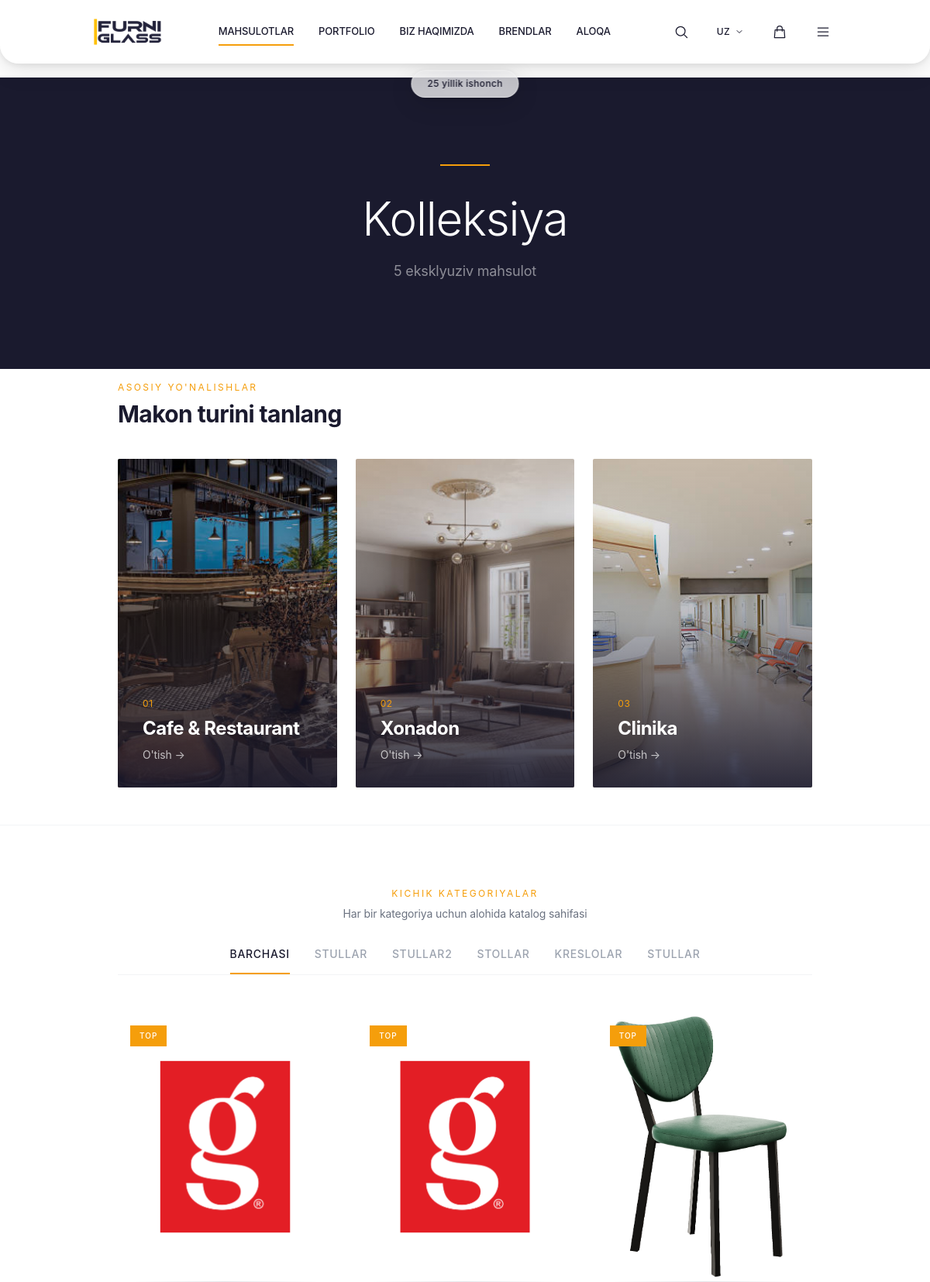
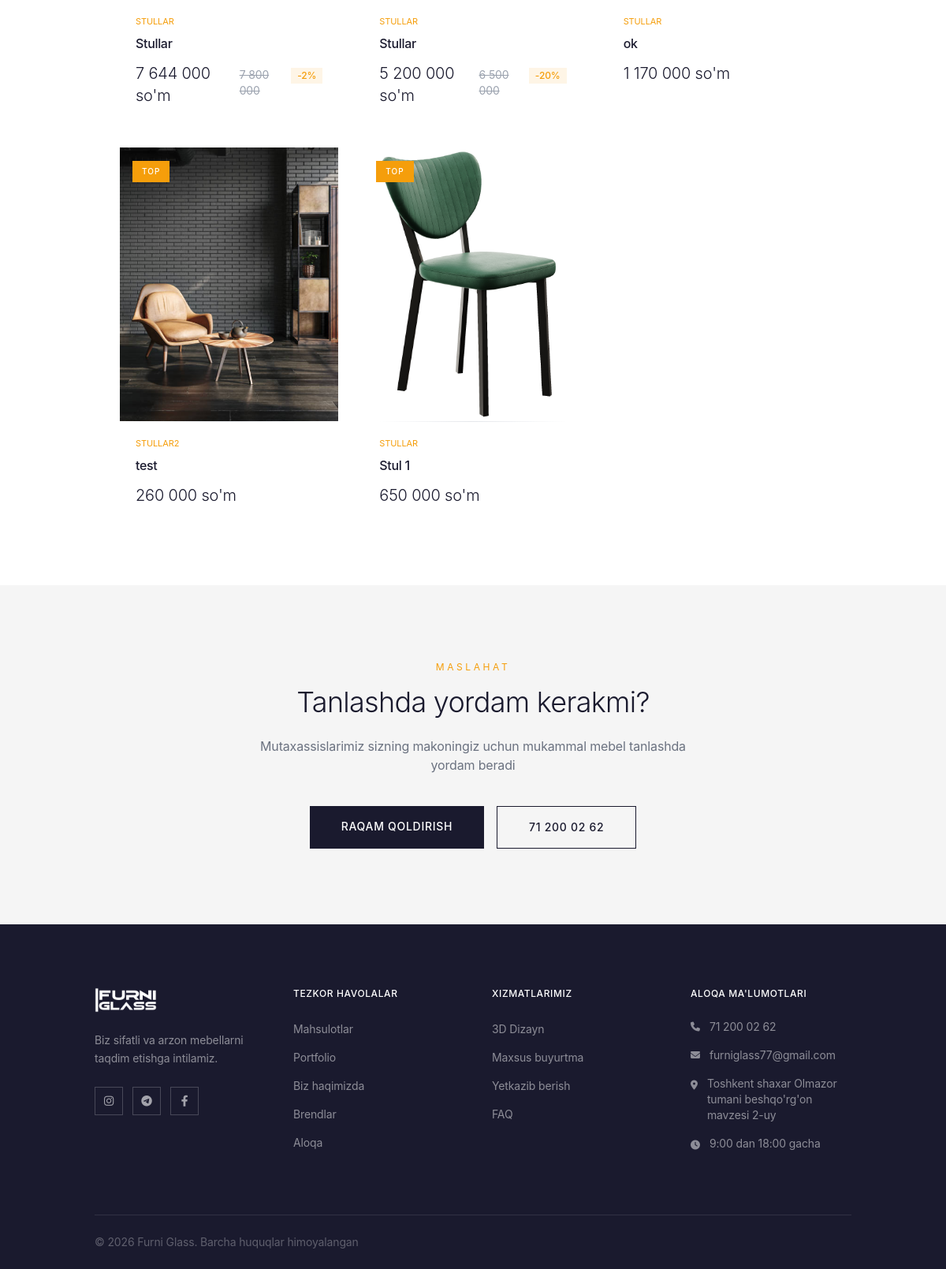
Page /products on the committed database (2 pictures, top to bottom).
### models.py (models this page shows, shortened)
class MainCategory(db.Model):
    id = db.Column(db.Integer, primary_key=True)
    name_uz = db.Column(db.String(200), nullable=False)
    name_ru = db.Column(db.String(200))
    name_en = db.Column(db.String(200))
    slug = db.Column(db.String(100), unique=True, nullable=False)
    description_uz = db.Column(db.Text)
    description_ru = db.Column(db.Text)
    description_en = db.Column(db.Text)
    image = db.Column(db.String(200))
    icon = db.Column(db.String(100))  # Icon nomi yoki path
    order = db.Column(db.Integer, default=0)
    created_at = db.Column(db.DateTime, default=datetime.utcnow)
    categories = db.relationship('Category', backref='main_category', lazy=True)
    reviews = db.relationship('Review', backref='main_category', lazy=True)
    def get_name(self, lang='uz'):
        if lang == 'ru' and self.name_ru:
            return self.name_ru
        elif lang == 'en' and self.name_en:
            return self.name_en
        return self.name_uz

class Category(db.Model):
    id = db.Column(db.Integer, primary_key=True)
    name = db.Column(db.String(100), nullable=False)
    name_uz = db.Column(db.String(100), nullable=False)
    name_ru = db.Column(db.String(100))  # Avtomatik tarjima
    name_en = db.Column(db.String(100))  # Avtomatik tarjima
    slug = db.Column(db.String(100), unique=True, nullable=False)
    image = db.Column(db.String(200))
    main_category_id = db.Column(db.Integer, db.ForeignKey('main_category.id'), nullable=True)
    products = db.relationship('Product', backref='category', lazy=True)
    def get_name(self, lang='uz'):
        if lang == 'ru' and self.name_ru:
            return self.name_ru
        elif lang == 'en' and self.name_en:
            return self.name_en
        return self.name_uz or self.name

class Product(db.Model):
    id = db.Column(db.Integer, primary_key=True)
    name = db.Column(db.String(200), nullable=False)
    name_uz = db.Column(db.String(200), nullable=False)
    name_ru = db.Column(db.String(200))  # Avtomatik tarjima
    name_en = db.Column(db.String(200))  # Avtomatik tarjima
    description = db.Column(db.Text)
    description_uz = db.Column(db.Text)
    description_ru = db.Column(db.Text)  # Avtomatik tarjima
    description_en = db.Column(db.Text)  # Avtomatik tarjima
    price = db.Column(db.Float, nullable=False)
    price_som = db.Column(db.Integer)  # exact so'm, preferred for display/calculation
    discount = db.Column(db.Integer, default=0)  # Chegirma foizi (0-100)
    size = db.Column(db.String(100))
    material = db.Column(db.String(100))
    material_uz = db.Column(db.String(100))
    material_ru = db.Column(db.String(100))  # Avtomatik tarjima
    material_en = db.Column(db.String(100))  # Avtomatik tarjima
    category_id = db.Column(db.Integer, db.ForeignKey('category.id'), nullable=False)
    is_bestseller = db.Column(db.Boolean, default=False)
    warranty = db.Column(db.String(50))
    warranty_uz = db.Column(db.String(50))
    images = db.Column(db.Text)  # JSON string of image paths
    colors = db.Column(db.Text)  # JSON string of color options: [{"name": "Qora", "hex": "#1a1a2e"}, ...]
    created_at = db.Column(db.DateTime, default=datetime.utcnow)
    def get_name(self, lang='uz'):
        if lang == 'ru' and self.name_ru:
            return self.name_ru
        elif lang == 'en' and self.name_en:
            return self.name_en
        return self.name_uz or self.name
    def get_discounted_price(self):
        if self.discount and self.discount > 0:
            return self.price * (1 - self.discount / 100)
        return self.price
    def get_discounted_price_som(self):
        if self.price_som is None:
            return None
        if self.discount and self.discount > 0:
            return int(round(self.price_som * (1 - self.discount / 100)))
        return int(self.price_som)

### app.py (the view, shortened to what this page needs)
@app.route('/products')
def products():
    category_id = request.args.get('category', type=int)
    if category_id:
        cat = Category.query.get(category_id)
        if cat and cat.slug:
            return redirect(url_for('category_detail', slug=cat.slug), code=301)
    min_price = request.args.get('min_price', type=float)
    max_price = request.args.get('max_price', type=float)
    material = request.args.get('material')
    size = request.args.get('size')
    search_query = request.args.get('q', '').strip()
    query = Product.query
    rate = get_exchange_rate()
    if min_price:
        query = query.filter(Product.price >= (min_price / rate))
    if max_price:
        query = query.filter(Product.price <= (max_price / rate))
    if material:
        query = query.filter(Product.material.contains(material))
    if size:
        query = query.filter(Product.size.contains(size))
    products = query.order_by(Product.created_at.desc()).all()
    categories = Category.query.order_by(Category.id.desc()).all()
    main_categories = MainCategory.query.order_by(MainCategory.order).all()
    materials = db.session.query(Product.material).distinct().all()
    sizes = db.session.query(Product.size).distinct().all()
    return render_template(
        'products.html',
        products=products,
        categories=categories,
        main_categories=main_categories,
        materials=[m[0] for m in materials if m[0]],
        sizes=[s[0] for s in sizes if s[0]],
        search_query=search_query,
        usd_rate=rate,
    )

### templates/products.html (shortened to what this page needs)
{% extends "base.html" %}
{% block content %}
<section class="bg-[#1a1a2e] py-20 lg:py-28">
    <div class="container mx-auto px-6 lg:px-16">
        <div class="max-w-4xl mx-auto text-center">
            <div class="inline-block h-[2px] w-16 bg-[#f59e0b] mb-8"></div>
            <h1 class="text-white text-4xl md:text-5xl lg:text-6xl font-light leading-[1.1] mb-6">
                {% if lang == 'ru' %}Коллекция{% elif lang == 'en' %}Collection{% else %}Kolleksiya{% endif %}
            </h1>
            <p class="text-white/50 text-lg">
                {{ products|length }} {% if lang == 'ru' %}эксклюзивных изделий{% elif lang == 'en' %}exclusive pieces{% else %}eksklyuziv mahsulot{% endif %}
            </p>
        </div>
    </div>
</section>
{% if main_categories %}
<section class="bg-white pt-4 pb-8 lg:pb-12 reveal-section revealed border-b border-gray-100">
    <div class="container mx-auto px-6 lg:px-16">
        <div class="max-w-3xl mb-8 lg:mb-10">
            <p class="text-[#f59e0b] text-xs tracking-[0.2em] uppercase mb-2">{% if lang == 'ru' %}Направления{% elif lang == 'en' %}Directions{% else %}Asosiy yo'nalishlar{% endif %}</p>
            <h2 class="text-2xl md:text-3xl font-bold text-[#1a1a2e] leading-tight">
                {% if lang == 'ru' %}Выберите тип пространства{% elif lang == 'en' %}Choose your space type{% else %}Makon turini tanlang{% endif %}
            </h2>
        </div>
        <div class="grid grid-cols-1 md:grid-cols-3 gap-4 lg:gap-6">
            {% for main_cat in main_categories %}
            <a href="/main-category/{{ main_cat.slug }}" class="category-card group relative aspect-[3/4] md:aspect-[2/3] rounded-sm">
                {% if main_cat.image %}
                <img src="/uploads/{{ main_cat.image }}" alt="{{ main_cat.get_name(lang) }}" class="absolute inset-0 w-full h-full object-cover">
                {% else %}
                <div class="absolute inset-0 bg-gradient-to-br from-[#1a1a2e] to-[#2d2d44]"></div>
                {% endif %}
                <div class="absolute inset-0 z-10 flex flex-col justify-end p-6 lg:p-8">
                    <span class="text-[#f59e0b] text-xs tracking-wider uppercase mb-2">0{{ loop.index }}</span>
                    <h3 class="text-xl md:text-2xl font-bold text-white mb-2">{{ main_cat.get_name(lang) }}</h3>
                    <span class="text-white/70 text-sm group-hover:text-[#f59e0b] transition-colors">{% if lang == 'ru' %}Перейти{% elif lang == 'en' %}Open{% else %}O'tish{% endif %} →</span>
                </div>
            </a>
            {% endfor %}
        </div>
    </div>
</section>
{% endif %}
<section class="bg-white py-12 lg:py-20 reveal-section revealed">
    <div class="container mx-auto px-6 lg:px-16">
        {% if categories %}
        <div class="mb-4 text-center">
            <p class="text-[#f59e0b] text-xs tracking-[0.2em] uppercase mb-2">{% if lang == 'ru' %}Категории{% elif lang == 'en' %}Categories{% else %}Kichik kategoriyalar{% endif %}</p>
            <p class="text-gray-500 text-sm max-w-xl mx-auto">{% if lang == 'ru' %}Откройте отдельную страницу каталога по категории{% elif lang == 'en' %}Open a dedicated catalog page per category{% else %}Har bir kategoriya uchun alohida katalog sahifasi{% endif %}</p>
        </div>
        <div class="border-b border-gray-100 mb-12 overflow-x-auto">
            <div class="flex gap-8 min-w-max justify-center">
                <a href="/products" class="category-tab py-4 text-sm font-medium tracking-wider uppercase active text-[#1a1a2e] transition whitespace-nowrap">
                    {{ T.common.all[lang] }}
                </a>
                {% for cat in categories %}
                <a href="/category/{{ cat.slug }}" class="category-tab py-4 text-sm font-medium tracking-wider uppercase text-gray-400 hover:text-[#1a1a2e] transition whitespace-nowrap">
                    {{ cat.get_name(lang) }}
                </a>
                {% endfor %}
            </div>
        </div>
        {% endif %}
        {% if products %}
        <div class="grid grid-cols-1 sm:grid-cols-2 lg:grid-cols-3 xl:grid-cols-4 gap-8">
            {% for product in products %}
            <article class="product-card group">
                <div class="card-image aspect-[4/5] bg-[#f5f5f5]">
                        {% if product.images %}
                            {% set images = product.images|from_json %}
                            {% if images %}
                        <img src="/uploads/{{ images[0] }}" alt="{{ product.get_name(lang) }}"
                             class="w-full h-full object-cover">
                        {% endif %}
                    {% endif %}
                    {% if product.is_bestseller %}
                    <div class="card-badge">
                        <span class="inline-block bg-[#f59e0b] text-white text-[10px] px-3 py-1.5 font-medium tracking-widest uppercase">
                            {% if lang == 'ru' %}Хит{% elif lang == 'en' %}Best{% else %}Top{% endif %}
                        </span>
                    </div>
                    {% endif %}
                </div>
                <div class="card-content">
                    <p class="text-[11px] text-[#f59e0b] tracking-widest uppercase mb-2">
                        {% if product.category %}
                        <a href="/category/{{ product.category.slug }}" class="hover:underline">{{ product.category.get_name(lang) }}</a>
                        {% else %}Mebel{% endif %}
                    </p>
                    <a href="/product/{{ product.id }}" class="block">
                        <h3 class="text-[#1a1a2e] font-medium mb-3 line-clamp-1 group-hover:text-[#f59e0b] transition-colors">
                            {{ product.get_name(lang) }}
                        </h3>
                    </a>
                    <div class="flex items-baseline gap-2">
                        {% if product.discount and product.discount > 0 %}
                        <span class="text-xl font-light text-[#1a1a2e]">{{ "{:,}".format(product.get_discounted_price_som() if product.get_discounted_price_som() is not none else (product.get_discounted_price()|to_som(usd_rate))).replace(",", " ") }} so'm</span>
                        <span class="text-sm text-gray-400 line-through">{{ "{:,}".format(product.price_som if product.price_som is not none else (product.price|to_som(usd_rate))).replace(",", " ") }}</span>
                        <span class="bg-[#f59e0b]/10 text-[#f59e0b] px-2 py-0.5 text-xs font-medium">-{{ product.discount }}%</span>
                        {% else %}
                        <span class="text-xl font-light text-[#1a1a2e]">{{ "{:,}".format(product.price_som if product.price_som is not none else (product.price|to_som(usd_rate))).replace(",", " ") }} so'm</span>
                        {% endif %}
                    </div>
                </div>
            </article>
            {% endfor %}
        </div>
        {% endif %}
    </div>
</section>
<section class="py-24 bg-[#f5f5f5]">
    <div class="container mx-auto px-6 lg:px-16">
        <div class="max-w-3xl mx-auto text-center">
            <p class="text-[#f59e0b] text-xs tracking-[0.3em] uppercase mb-4">{% if lang == 'ru' %}Консультация{% elif lang == 'en' %}Consultation{% else %}Maslahat{% endif %}</p>
            <h2 class="text-3xl md:text-4xl font-light text-[#1a1a2e] mb-6">
                {% if lang == 'ru' %}Нужна помощь в выборе?{% elif lang == 'en' %}Need help choosing?{% else %}Tanlashda yordam kerakmi?{% endif %}
            </h2>
            <p class="text-gray-500 mb-10 max-w-xl mx-auto">
                {% if lang == 'ru' %}Наши специалисты помогут подобрать идеальную мебель для вашего пространства{% elif lang == 'en' %}Our specialists will help you find the perfect furniture for your space{% else %}Mutaxassislarimiz sizning makoningiz uchun mukammal mebel tanlashda yordam beradi{% endif %}
            </p>
            <div class="flex flex-wrap justify-center gap-4">
                <a href="/contact" class="bg-[#1a1a2e] text-white px-10 py-4 text-sm font-medium tracking-wider uppercase hover:bg-[#f59e0b] transition-colors">
                    {% if lang == 'ru' %}Оставить номер{% elif lang == 'en' %}Leave a number{% else %}Raqam qoldirish{% endif %}
                </a>
                <a href="tel:+998712000262" class="border border-[#1a1a2e] text-[#1a1a2e] px-10 py-4 text-sm font-medium tracking-wider uppercase hover:bg-[#1a1a2e] hover:text-white transition-all">
                    71 200 02 62
                </a>
            </div>
        </div>
    </div>
</section>
{% endblock %}

### rows in the picture
MainCategory: image (picture), get_name "Cafe & Restaurant"
MainCategory: image (picture), get_name "Xonadon"
MainCategory: image (picture), get_name "Clinika"
Category: get_name "STULLAR"
Category: get_name "STULLAR2"
Category: get_name "STOLLAR"
Category: get_name "KRESLOLAR"
Category: get_name "STULLAR"
Product: is_bestseller "TOP", category.get_name "STULLAR", get_name "Stullar", price_som+discount+price "7 644 000", price_som+price "7 800 000", discount "2"
Product: is_bestseller "TOP", category.get_name "STULLAR", get_name "Stullar", price_som+discount+price "5 200 000", price_som+price "6 500 000", discount "20"
Product: is_bestseller "TOP", category.get_name "STULLAR", get_name "ok", price_som+price "1 170 000"
Product: get_name (picture), is_bestseller "TOP", category.get_name "STULLAR2", get_name "test", price_som+price "260 000"
Product: is_bestseller "TOP", category.get_name "STULLAR", get_name "Stul 1", price_som+price "650 000"

### other values in the picture
{{ T.nav.products[lang] }} "MAHSULOTLAR"
{{ T.nav.about[lang] }} "BIZ HAQIMIZDA"
{{ T.nav.brands[lang] }} "BRENDLAR"
{{ T.nav.contact[lang] }} "ALOQA"
{{ lang }} "UZ"
{{ products|length }} "5"
{{ T.common.all[lang] }} "BARCHASI"
{{ T.footer.description[lang] }} "Biz sifatli va arzon mebellarni taqdim etishga intilamiz."
{{ T.footer.quick_links[lang] }} "TEZKOR HAVOLALAR"
{{ T.nav.products[lang] }} "Mahsulotlar"
{{ T.nav.about[lang] }} "Biz haqimizda"
{{ T.nav.brands[lang] }} "Brendlar"
{{ T.nav.contact[lang] }} "Aloqa"
{{ T.footer.our_services[lang] }} "XIZMATLARIMIZ"
{{ T.footer.contact_info[lang] }} "ALOQA MA'LUMOTLARI"
